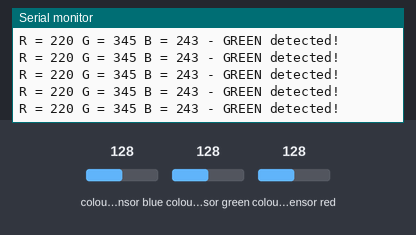
The sketch below on a simulated Arduino Uno, built with avr-gcc and run on an emulated ATmega328P. On the bench: the last lines printed to the serial monitor. Wiring (inferred from the names in the program): TCS3200 colour sensor: output pin 7; S2 pin 5; S3 pin 6; S0 pin 4; S1 pin 3. Inputs (shaded band) come from the test bench; at power-on: colour sensor blue 128, colour sensor green 128, colour sensor red 128.

Above: at 1.2 s.
1.3 s: colour sensor blue set to 5
At 1.55 s:
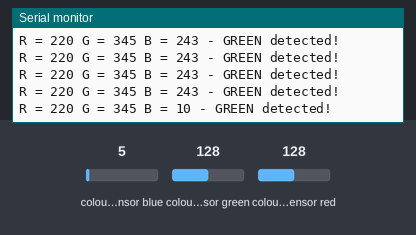
4.3 s: colour sensor green set to 5
At 4.49 s:
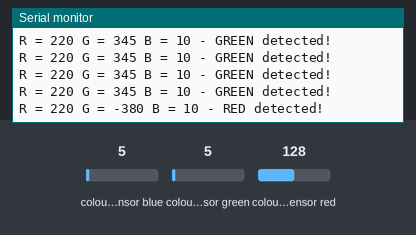
6.2 s: colour sensor red set to 5
At 6.53 s:
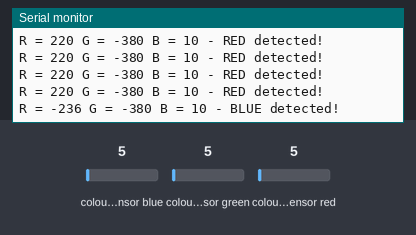

Measured:
- after the input at 1.3 s, the serial monitor: prints a new line after 0.08 s (image 1)
- after the input at 4.3 s, the serial monitor: prints a new line at once (image 2)
- after the input at 6.2 s, the serial monitor: prints a new line after 0.16 s (image 3)

The sketch:

colour_sensor.ino
```cpp
// TCS230 or TCS3200 pins wiring to Arduino
#define S0 4
#define S1 3
#define S2 5
#define S3 6
#define sensorOut 7

/// Stores frequency read by the photodiodes
int redFrequency = 0;
int greenFrequency = 0;
int blueFrequency = 0;

// Stores the red. green and blue colors
int redColor = 0;
int greenColor = 0;
int blueColor = 0;

void setup() {
  // Setting the outputs
  pinMode(S0, OUTPUT);
  pinMode(S1, OUTPUT);
  pinMode(S2, OUTPUT);
  pinMode(S3, OUTPUT);

  // Setting the sensorOut as an input
  pinMode(sensorOut, INPUT);

  // Setting frequency scaling to 20%
  digitalWrite(S0,HIGH);
  digitalWrite(S1,LOW);

  // Begins serial communication
  Serial.begin(9600);
}

void loop() {
  // Setting RED (R) filtered photodiodes to be read
  digitalWrite(S2,LOW);
  digitalWrite(S3,LOW);

  // Reading the output frequency
  redFrequency = pulseIn(sensorOut, LOW);
  // Remaping the value of the RED (R) frequency from 0 to 255
  // You must replace with your own values. Here's an example:
  // redColor = map(redFrequency, 70, 120, 255,0);
  redColor = map(redFrequency, 26, 120, 255,0);

  // Printing the RED (R) value
  Serial.print("R = ");
  Serial.print(redColor);
  delay(75);

  // Setting GREEN (G) filtered photodiodes to be read
  digitalWrite(S2,HIGH);
  digitalWrite(S3,HIGH);

  // Reading the output frequency
  greenFrequency = pulseIn(sensorOut, LOW);
  // Remaping the value of the GREEN (G) frequency from 0 to 255
  // You must replace with your own values. Here's an example:
  // greenColor = map(greenFrequency, 100, 199, 255, 0);
  greenColor = map(greenFrequency, 60, 119, 255, 0);

  // Printing the GREEN (G) value
  Serial.print(" G = ");
  Serial.print(greenColor);
  delay(75);

  // Setting BLUE (B) filtered photodiodes to be read
  digitalWrite(S2,LOW);
  digitalWrite(S3,HIGH);

  // Reading the output frequency
  blueFrequency = pulseIn(sensorOut, LOW);
  // Remaping the value of the BLUE (B) frequency from 0 to 255
  // You must replace with your own values. Here's an example:
  // blueColor = map(blueFrequency, 38, 84, 255, 0);
  blueColor = map(blueFrequency, 30, 214, 255, 0);

  // Printing the BLUE (B) value
  Serial.print(" B = ");
  Serial.print(blueColor);
  delay(75);

  // Checks the current detected color and prints
  // a message in the serial monitor
  if(redColor > greenColor && redColor > blueColor){
      Serial.println(" - RED detected!");
  }
  if(greenColor > redColor && greenColor > blueColor){
    Serial.println(" - GREEN detected!");
  }
  if(blueColor > redColor && blueColor > greenColor){
    Serial.println(" - BLUE detected!");
  }
}
```
